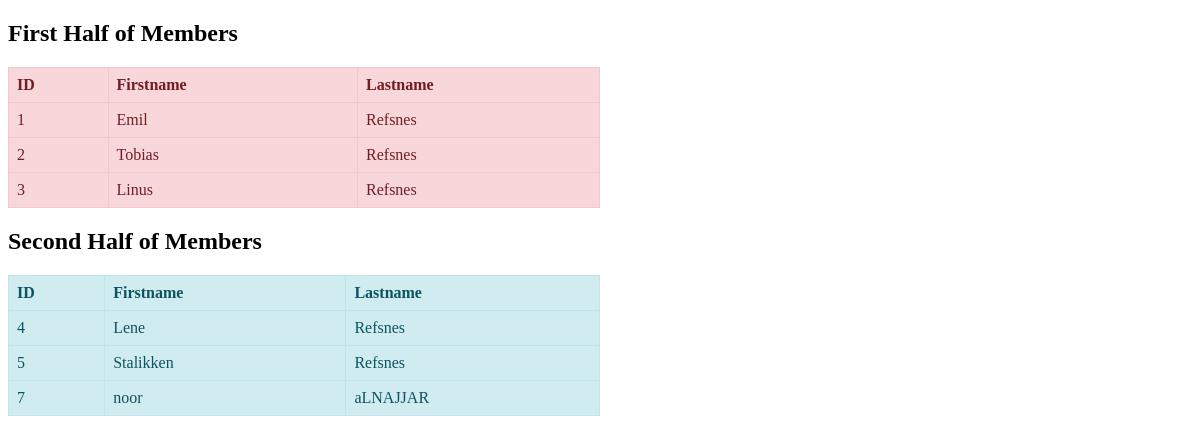
The app's page /testing/, older data.
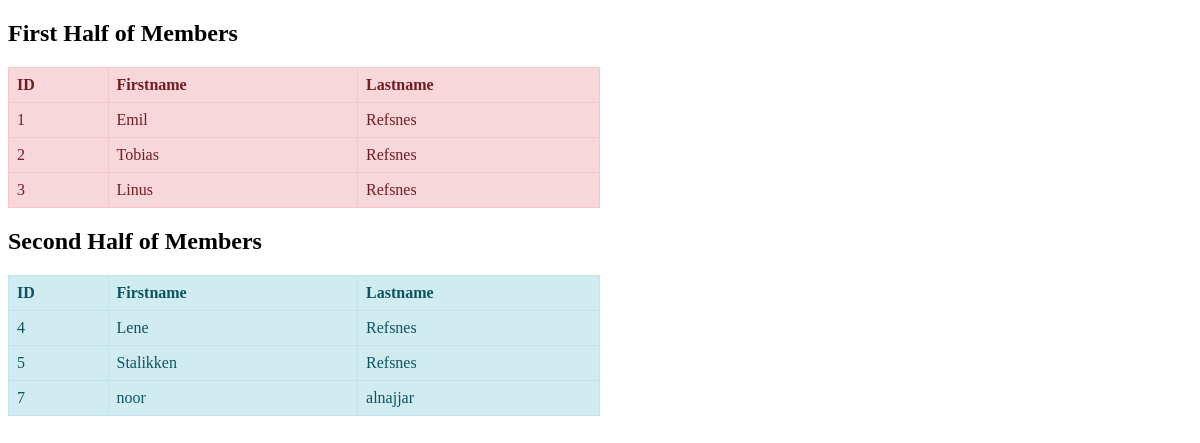
The same page, newer data.
### members/models.py (models this page shows, shortened)
class Member(models.Model):
  firstname = models.CharField(max_length=255)
  lastname = models.CharField(max_length=255)
  phone = models.IntegerField(null=True)
  joined_date = models.DateField(null=True)

### members/views.py (the view)
# urls.py: path('testing/', views.testing, name='testing'),
def testing(request):
  mymembers = list(Member.objects.all())
  half = len(mymembers)//2
  first_half = mymembers[:half]
  second_half = mymembers[half:]
  template = loader.get_template('template.html')
  context = {
    'first_half': first_half,
        'second_half': second_half,
  }
  return HttpResponse(template.render(context, request))

### members/templates/template.html (shortened to what this page needs)
<!DOCTYPE html>
<html>
<head>
</head>
<body>
<h2>First Half of Members</h2>
<table class="red-table">
  <tr>
    <th>ID</th>
    <th>Firstname</th>
    <th>Lastname</th>
  </tr>
  {% for member in first_half %}
    <tr>
      <td>{{ member.id }}</td>
      <td>{{ member.firstname }}</td>
      <td>{{ member.lastname }}</td>
    </tr>
  {% endfor %}
</table>
<h2>Second Half of Members</h2>
<table class="blue-table">
  <tr>
    <th>ID</th>
    <th>Firstname</th>
    <th>Lastname</th>
  </tr>
  {% for member in second_half %}
    <tr>
      <td>{{ member.id }}</td>
      <td>{{ member.firstname }}</td>
      <td>{{ member.lastname }}</td>
    </tr>
  {% endfor %}
</table>
</body>
</html>

Row changes from the older to the newer data that the page shows:
changed Member "noor": lastname "aLNAJJAR" → "alnajjar"
